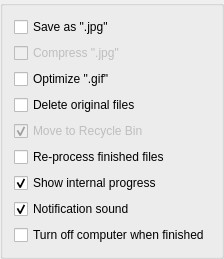
            <widget class="QGroupBox" name="groupBox_other_1">
             <property name="title">
              <string/>
             </property>
             <layout class="QGridLayout" name="gridLayout_7">
              <item row="0" column="0" colspan="2">
               <widget class="QCheckBox" name="checkBox_SaveAsJPG">
                <property name="toolTip">
                 <string>Save the scaled image as &quot;.jpg&quot;.
Images are stored in &quot;.png&quot; format by default.
When this option is enabled, alpha channel (ransparent images)support will be lost.</string>
                </property>
                <property name="text">
                 <string>Save as &quot;.jpg&quot;</string>
                </property>
               </widget>
              </item>
              <item row="2" column="0" colspan="2">
               <widget class="QCheckBox" name="checkBox_OptGIF">
                <property name="toolTip">
                 <string>Optimizing the scaled gif will slightly reduce the image quality, but it can reduce the GIF file size.
It is recommended to enable this option.</string>
                </property>
                <property name="text">
                 <string>Optimize &quot;.gif&quot;</string>
                </property>
               </widget>
              </item>
              <item row="5" column="0" colspan="2">
               <widget class="QCheckBox" name="checkBox_ReProcFinFiles">
                <property name="toolTip">
                 <string>When there are finished files in the list, the finished files will be
 processed again when the processing process is started again.</string>
                </property>
                <property name="text">
                 <string>Re-process finished files</string>
                </property>
               </widget>
              </item>
              <item row="1" column="0" colspan="2">
               <widget class="QCheckBox" name="checkBox_CompressJPG">
                <property name="enabled">
                 <bool>false</bool>
                </property>
                <property name="toolTip">
                 <string>Compress JPG files, almost lossless.</string>
                </property>
                <property name="text">
                 <string>Compress &quot;.jpg&quot;</string>
                </property>
               </widget>
              </item>
              <item row="7" column="0" colspan="2">
               <widget class="QCheckBox" name="checkBox_NfSound">
                <property name="toolTip">
                 <string>Play Notification sound when all files in the list have been processed.</string>
                </property>
                <property name="text">
                 <string>Notification sound</string>
                </property>
                <property name="checked">
                 <bool>true</bool>
                </property>
               </widget>
              </item>
              <item row="6" column="0" colspan="2">
               <widget class="QCheckBox" name="checkBox_ShowInterPro">
                <property name="toolTip">
                 <string>Output internal Scale and Denoise progress of GIF and video process inside textbrowser.</string>
                </property>
                <property name="text">
                 <string>Show internal progress</string>
                </property>
                <property name="checked">
                 <bool>true</bool>
                </property>
               </widget>
              </item>
              <item row="3" column="0" colspan="2">
               <widget class="QCheckBox" name="checkBox_DelOriginal">
                <property name="toolTip">
                 <string>Delete the original file after processing is complete.</string>
                </property>
                <property name="text">
                 <string>Delete original files</string>
                </property>
               </widget>
              </item>
              <item row="8" column="0" colspan="2">
               <widget class="QCheckBox" name="checkBox_AutoTurnOFF">
                <property name="toolTip">
                 <string>Automatically shut down the computer after processing all files in the list.</string>
                </property>
                <property name="text">
                 <string>Turn off computer when finished</string>
                </property>
               </widget>
              </item>
              <item row="4" column="0" colspan="2">
               <widget class="QCheckBox" name="checkBox_Move2RecycleBin">
                <property name="enabled">
                 <bool>false</bool>
                </property>
                <property name="toolTip">
                 <string>Move original files to recycle bin 
when [Delete original files] is enabled.
(Only works when the recycle bin for the drive 
where the file is located is enabled)</string>
                </property>
                <property name="text">
                 <string>Move to Recycle Bin</string>
                </property>
                <property name="checked">
                 <bool>true</bool>
                </property>
               </widget>
              </item>
             </layout>
            </widget>
